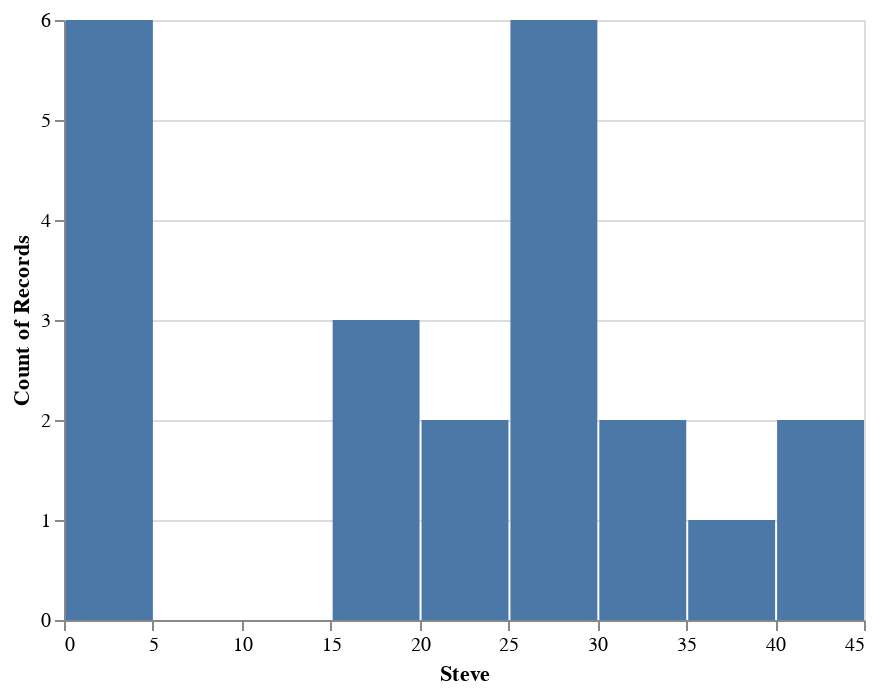

Notebook code cell kept with this figure:
### Code cell
# alt.Chart(steve).mark_bar().encode(
#     alt.X("steve:Q", bin=True),
#     y='count()',
# )

alt.Chart(steve).mark_bar().encode(
    alt.X("steve:Q", bin=True, title="Steve"),
    alt.Y('count()', title="Count of Records")
)

### Figure 1 — Vega-Lite specification as saved in the notebook (floating-point values rounded to 4 significant figures)
{"config": {"view": {"continuousWidth": 400, "continuousHeight": 300}}, "data": {"name": "data-5d6c987711084b17334d688a67aa1dec"}, "mark": "bar", "encoding": {"x": {"bin": true, "field": "steve", "title": "Steve", "type": "quantitative"}, "y": {"aggregate": "count", "title": "Count of Records", "type": "quantitative"}}, "$schema": "https://vega.github.io/schema/vega-lite/v4.17.0.json", "datasets": {"data-5d6c987711084b17334d688a67aa1dec": [{"steve": 26.0}, {"steve": 15.0}, {"steve": 22.0}, {"steve": 45.0}, {"steve": 31.0}, {"steve": 26.0}, {"steve": 21.0}, {"steve": 2.0}, {"steve": 0.0}, {"steve": 0.0}, {"steve": 0.0}, {"steve": 26.0}, {"steve": 19.0}, {"steve": 19.0}, {"steve": 36.0}, {"steve": 27.0}, {"steve": 0.0}, {"steve": 26.0}, {"steve": 0.0}, {"steve": 33.0}, {"steve": 42.0}, {"steve": 26.0}]}}
